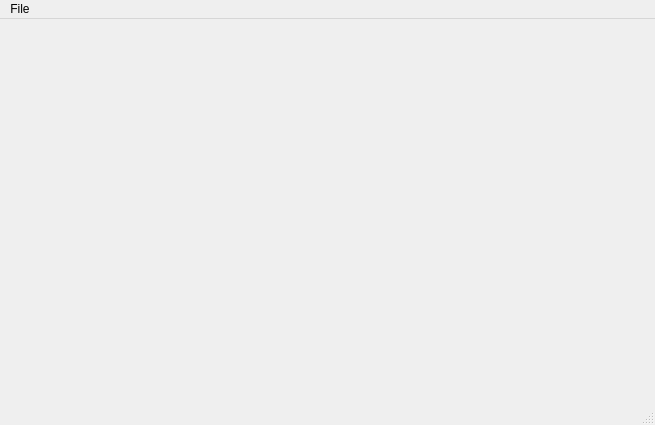
<?xml version="1.0" encoding="UTF-8"?>
<ui version="4.0">
 <class>MainWindow</class>
 <widget class="QMainWindow" name="MainWindow">
  <property name="geometry">
   <rect>
    <x>0</x>
    <y>0</y>
    <width>655</width>
    <height>425</height>
   </rect>
  </property>
  <property name="maximumSize">
   <size>
    <width>1920</width>
    <height>1040</height>
   </size>
  </property>
  <property name="windowTitle">
   <string>MainWindow</string>
  </property>
  <widget class="QWidget" name="centralwidget">
   <widget class="QWidget" name="verticalLayoutWidget">
    <property name="geometry">
     <rect>
      <x>120</x>
      <y>80</y>
      <width>160</width>
      <height>80</height>
     </rect>
    </property>
    <layout class="QVBoxLayout" name="verticalLayout">
     <item>
      <widget class="QLabel" name="label">
       <property name="text">
        <string/>
       </property>
      </widget>
     </item>
    </layout>
   </widget>
  </widget>
  <widget class="QMenuBar" name="menubar">
   <property name="geometry">
    <rect>
     <x>0</x>
     <y>0</y>
     <width>655</width>
     <height>23</height>
    </rect>
   </property>
   <widget class="QMenu" name="menuFile">
    <property name="title">
     <string>File</string>
    </property>
    <addaction name="actionopen"/>
    <addaction name="separator"/>
    <addaction name="actionExit"/>
   </widget>
   <addaction name="menuFile"/>
  </widget>
  <widget class="QStatusBar" name="statusbar"/>
  <action name="actionopen">
   <property name="text">
    <string>open</string>
   </property>
  </action>
  <action name="actionExit">
   <property name="text">
    <string>Exit</string>
   </property>
  </action>
 </widget>
 <resources/>
 <connections/>
</ui>
